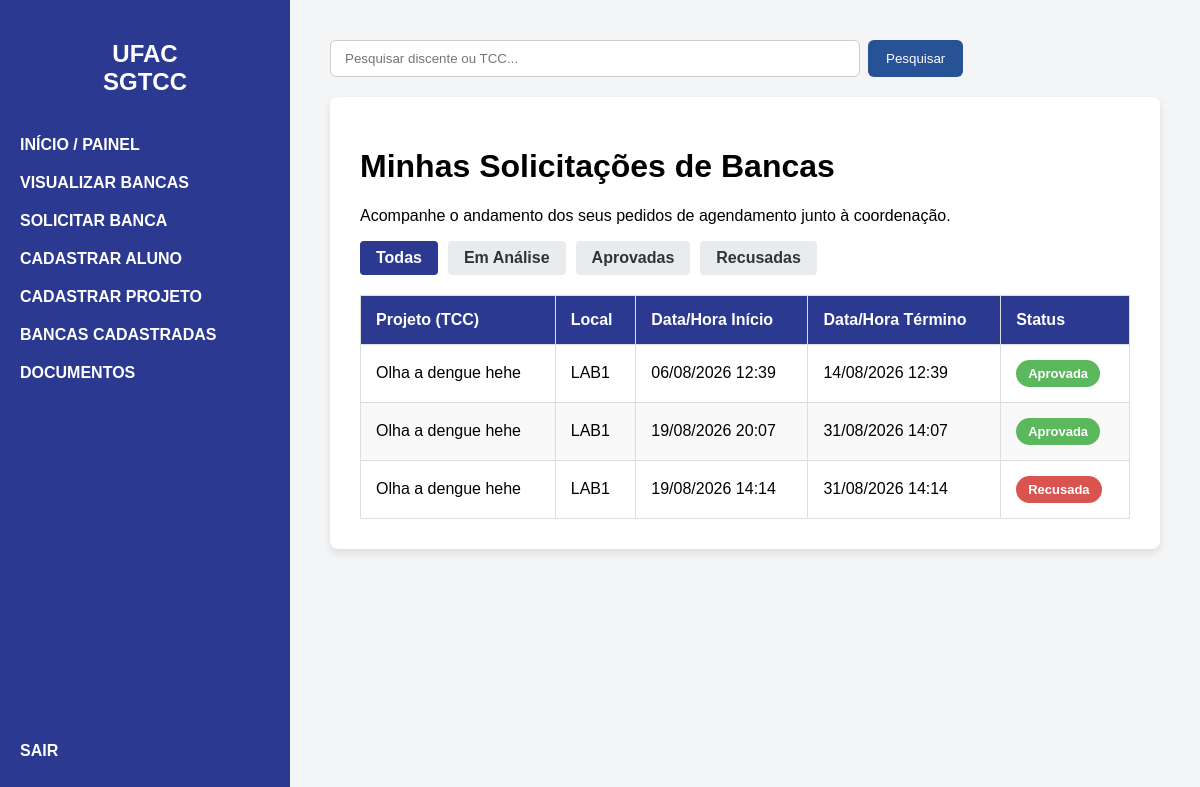
/bancas/ (signed in), run on the app's committed database.
### bancasapp/models.py (models this page shows, shortened)
class SolicitacaoAgendamento(models.Model):
    STATUS_SOLICITACAO = (
        ('EM_ANÁLISE', 'Em Análise'),
        ('APROVADA', 'Aprovada'),
        ('RECUSADA', 'Recusada'),
    )
    usuario_solicitante = models.ForeignKey(pUsuario, on_delete=models.CASCADE)
    projeto_tcc = models.ForeignKey(ProjetoTCC, on_delete=models.CASCADE)
    espaco = models.ForeignKey(EspacoFisico, on_delete=models.CASCADE)
    opcao_data_inicio = models.DateTimeField()
    opcao_data_fim = models.DateTimeField()
    status = models.CharField(max_length=15, choices=STATUS_SOLICITACAO, default='EM_ANÁLISE')

class ProjetoTCC(models.Model):
    STATUS_TIPO = (
        ('EM_ANÁLISE', 'Em Análise'),
        ('APROVADO', 'Aprovado'),
        ('RECUSADA', 'Recusada'),
    )
    titulo = models.CharField(max_length=255)
    resumo = models.TextField()
    semestre_letivo = models.CharField(max_length=6)
    discente = models.ForeignKey(Discente, on_delete=models.CASCADE)
    status = models.CharField(max_length=15, choices=STATUS_TIPO, default='EM_ANÁLISE')

class EspacoFisico(models.Model):
    nome = models.CharField(max_length=255)

### bancasapp/views.py (the view)
# urls.py: path('bancas/', views.visualizar_bancas, name='visualizar_bancas'),
@login_required(login_url='login')
def visualizar_bancas(request):
    try:
        perfil_logado = request.user.pusuario
        minhas_solicitacoes = SolicitacaoAgendamento.objects.filter(usuario_solicitante=perfil_logado)
    except:
        minhas_solicitacoes = SolicitacaoAgendamento.objects.all()
    status_filtro = request.GET.get('status')
    if status_filtro:
        minhas_solicitacoes = minhas_solicitacoes.filter(status=status_filtro)
    contexto = {
        'solicitacoes': minhas_solicitacoes,
        'status_atual': status_filtro
    }
    return render(request, 'visualizar_bancas.html', contexto)

### templates/visualizar_bancas.html (shortened to what this page needs)
{% extends 'base.html' %}
{% block content %}
    <div class="table-container">
        <h1>Minhas Solicitações de Bancas</h1>
        <p>Acompanhe o andamento dos seus pedidos de agendamento junto à coordenação.</p>
        <div class="filter-menu">
            <a href="{% url 'visualizar_bancas' %}" class="btn-filter {% if not status_atual %}active{% endif %}">Todas</a>
            <a href="{% url 'visualizar_bancas' %}?status=EM_ANÁLISE" class="btn-filter {% if status_atual == 'EM_ANÁLISE' %}active{% endif %}">Em Análise</a>
            <a href="{% url 'visualizar_bancas' %}?status=APROVADA" class="btn-filter {% if status_atual == 'APROVADA' %}active{% endif %}">Aprovadas</a>
            <a href="{% url 'visualizar_bancas' %}?status=RECUSADA" class="btn-filter {% if status_atual == 'RECUSADA' %}active{% endif %}">Recusadas</a>
        </div>
        <table>
            <thead>
                <tr>
                    <th>Projeto (TCC)</th>
                    <th>Local</th>
                    <th>Data/Hora Início</th>
                    <th>Data/Hora Término</th>
                    <th>Status</th>
                </tr>
            </thead>
            <tbody>
                {% for solicitacao in solicitacoes %}
                    <tr>
                        <td>{{ solicitacao.projeto_tcc.titulo }}</td>
                        <td>{{ solicitacao.espaco.nome }}</td>
                        <td>{{ solicitacao.opcao_data_inicio|date:"d/m/Y H:i" }}</td>
                        <td>{{ solicitacao.opcao_data_fim|date:"d/m/Y H:i" }}</td>
                        <td>
                            {% if solicitacao.status == 'EM_ANÁLISE' %}
                                <span class="status-badge status-analise">Em Análise</span>
                            {% elif solicitacao.status == 'APROVADA' %}
                                <span class="status-badge status-aprovada">Aprovada</span>
                            {% else %}
                                <span class="status-badge status-recusada">Recusada</span>
                            {% endif %}
                        </td>
                    </tr>
                {% endfor %}
            </tbody>
        </table>
    </div>
{% endblock %}

### static/css/style.css (style rules this page uses)
body { margin: 0; font-family: Arial, sans-serif; display: flex; height: 100vh; background-color: #f4f5f7; }
.table-container { background-color: white; padding: 30px; border-radius: 8px; box-shadow: 0 4px 8px rgba(0, 0, 0, 0.1); }
table { width: 100%; border-collapse: collapse; margin-top: 20px; }
table th, table td { border: 1px solid #ddd; padding: 15px; text-align: left; }
table th { background-color: #2b3990; color: white; }
table tr:nth-child(even) { background-color: #f9f9f9; }
.status-badge { padding: 6px 12px; border-radius: 20px; font-size: 13px; font-weight: bold; color: white; text-align: center; display: inline-block; }
.status-aprovada { background-color: #5cb85c; }
.status-recusada { background-color: #d9534f; }
.filter-menu { margin-bottom: 20px; display: flex; gap: 10px; }
.btn-filter { padding: 8px 16px; text-decoration: none; color: #333; background-color: #e9ecef; border-radius: 4px; font-weight: bold; transition: background-color 0.3s; }
.btn-filter.active { background-color: #2b3990; color: white; }

### data on the page
SolicitacaoAgendamento: projeto_tcc.titulo "Olha a dengue hehe", espaco.nome "LAB1", opcao_data_inicio "06/08/2026 12:39", opcao_data_fim "14/08/2026 12:39", status "Aprovada"
SolicitacaoAgendamento: projeto_tcc.titulo "Olha a dengue hehe", espaco.nome "LAB1", opcao_data_inicio "19/08/2026 20:07", opcao_data_fim "31/08/2026 14:07", status "Aprovada"
SolicitacaoAgendamento: projeto_tcc.titulo "Olha a dengue hehe", espaco.nome "LAB1", opcao_data_inicio "19/08/2026 14:14", opcao_data_fim "31/08/2026 14:14", status "Recusada"
